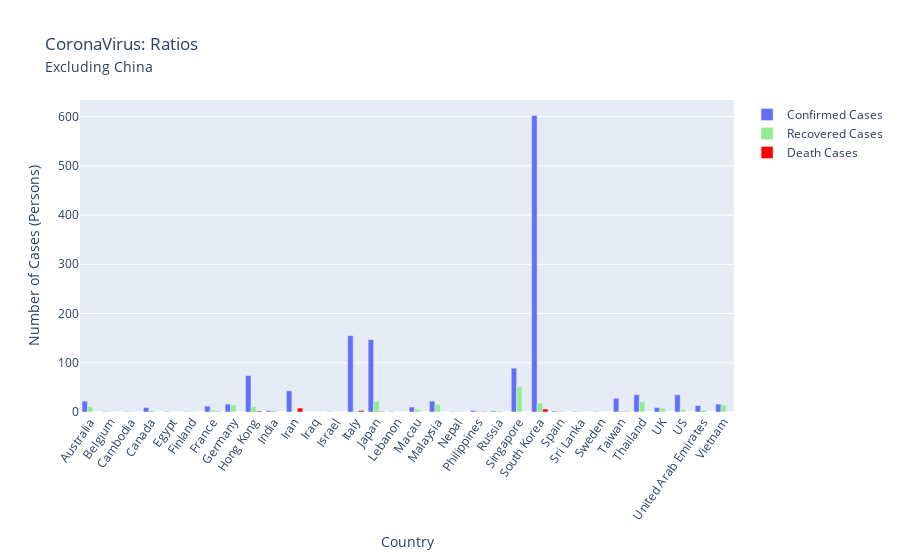

Notebook code cell kept with this figure:
### Code cell
# latest stat of each country
countries = df["Country/Region"].unique()
country_grouped = df.groupby("Country/Region") # group by country
countries_stat = []
for country in countries:
    countries_stat.append(country_grouped.get_group(country).sort_values("timestamp", ascending=False).iloc[0]) # for each group get the latest stat

countries_stat = pd.DataFrame(countries_stat).reset_index(drop=True)
china = countries_stat[countries_stat["Country/Region"]=="Mainland China"].index
countries_stat.drop(china,axis=0,inplace=True)
other = countries_stat[countries_stat["Country/Region"]=="Others"].index
countries_stat.drop(other,axis=0,inplace=True)



fig = go.Figure()
fig.add_trace(go.Bar(
    x=countries_stat["Country/Region"],
    y=countries_stat["conf_cases"],
    name='Confirmed Cases',
   # marker_color='indianred'
))
fig.add_trace(go.Bar(
    x=countries_stat["Country/Region"],
    y=countries_stat["recov_cases"],
    name='Recovered Cases',
    marker_color='lightgreen',


))
fig.add_trace(go.Bar(
    x=countries_stat["Country/Region"],
    y=countries_stat["death_cases"],
    name='Death Cases',
    marker_color='red',


))

fig.update_layout(title='CoronaVirus: Ratios<br><span style="font-size:80%">Excluding China</span>',
                   xaxis_title='Country',
                   yaxis_title='Number of Cases (Persons)')
# Here we modify the tickangle of the xaxis, resulting in rotated labels.
fig.update_layout(barmode='group', xaxis_tickangle=-55)
fig.show()

### Figure 1 — Plotly figure (JSON) as saved in the notebook; plotly's stock layout.template omitted (floating-point values rounded to 4 significant figures)
{"data": [{"name": "Confirmed Cases", "type": "bar", "x": ["Australia", "Belgium", "Cambodia", "Canada", "Egypt", "Finland", "France", "Germany", "Hong Kong", "India", "Iran", "Iraq", "Israel", "Italy", "Japan", "Lebanon", "Macau", "Malaysia", "Nepal", "Philippines", "Russia", "Singapore", "South Korea", "Spain", "Sri Lanka", "Sweden", "Taiwan", "Thailand", "UK", "US", "United Arab Emirates", "Vietnam"], "y": [22, 1, 1, 9, 1, 1, 12, 16, 74, 3, 43, 0, 1, 155, 147, 1, 10, 22, 1, 3, 2, 89, 602, 2, 1, 1, 28, 35, 9, 35, 13, 16]}, {"marker": {"color": "lightgreen"}, "name": "Recovered Cases", "type": "bar", "x": ["Australia", "Belgium", "Cambodia", "Canada", "Egypt", "Finland", "France", "Germany", "Hong Kong", "India", "Iran", "Iraq", "Israel", "Italy", "Japan", "Lebanon", "Macau", "Malaysia", "Nepal", "Philippines", "Russia", "Singapore", "South Korea", "Spain", "Sri Lanka", "Sweden", "Taiwan", "Thailand", "UK", "US", "United Arab Emirates", "Vietnam"], "y": [11, 1, 1, 3, 0, 1, 4, 14, 11, 3, 0, 0, 0, 2, 22, 0, 6, 15, 1, 1, 2, 51, 18, 2, 1, 0, 2, 21, 8, 5, 4, 14]}, {"marker": {"color": "red"}, "name": "Death Cases", "type": "bar", "x": ["Australia", "Belgium", "Cambodia", "Canada", "Egypt", "Finland", "France", "Germany", "Hong Kong", "India", "Iran", "Iraq", "Israel", "Italy", "Japan", "Lebanon", "Macau", "Malaysia", "Nepal", "Philippines", "Russia", "Singapore", "South Korea", "Spain", "Sri Lanka", "Sweden", "Taiwan", "Thailand", "UK", "US", "United Arab Emirates", "Vietnam"], "y": [0, 0, 0, 0, 0, 0, 1, 0, 2, 0, 8, 0, 0, 3, 1, 0, 0, 0, 0, 1, 0, 0, 6, 0, 0, 0, 1, 0, 0, 0, 0, 0]}], "layout": {"autosize": true, "barmode": "group", "title": {"text": "CoronaVirus: Ratios<br><span style=\"font-size:80%\">Excluding China</span>"}, "xaxis": {"autorange": true, "range": [-0.5, 31.5], "tickangle": -55, "title": {"text": "Country"}, "type": "category"}, "yaxis": {"autorange": true, "range": [0, 633.7], "title": {"text": "Number of Cases (Persons)"}, "type": "linear"}}}
